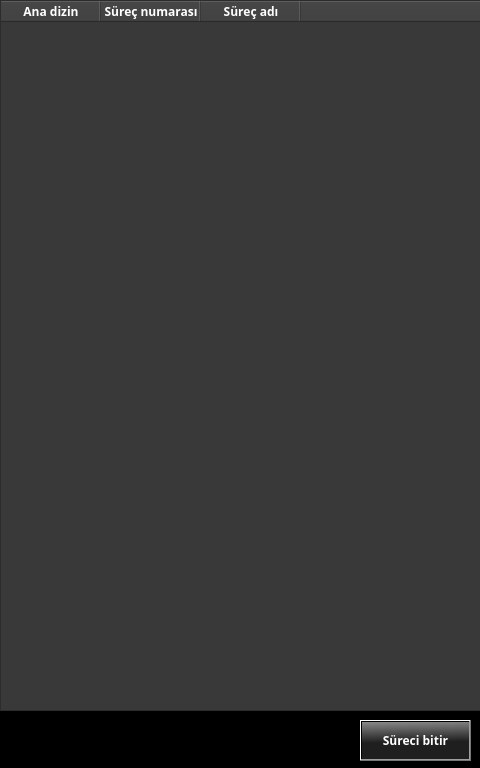
<?xml version="1.0" encoding="UTF-8"?>
<ui version="4.0">
 <class>Form</class>
 <widget class="QWidget" name="Form">
  <property name="geometry">
   <rect>
    <x>0</x>
    <y>0</y>
    <width>480</width>
    <height>768</height>
   </rect>
  </property>
  <property name="windowTitle">
   <string>Form</string>
  </property>
  <property name="styleSheet">
   <string notr="true">background-color:rgb(0, 0, 0)</string>
  </property>
  <widget class="QTableWidget" name="tableWidget">
   <property name="geometry">
    <rect>
     <x>0</x>
     <y>0</y>
     <width>481</width>
     <height>711</height>
    </rect>
   </property>
   <property name="styleSheet">
    <string notr="true">background-color: rgb(57, 57, 57);
color: rgb(255, 255, 255);</string>
   </property>
   <attribute name="horizontalHeaderStretchLastSection">
    <bool>true</bool>
   </attribute>
   <attribute name="verticalHeaderShowSortIndicator" stdset="0">
    <bool>true</bool>
   </attribute>
   <column>
    <property name="text">
     <string>Ana dizin</string>
    </property>
    <property name="font">
     <font>
      <family>Droid Sans</family>
      <bold>true</bold>
     </font>
    </property>
   </column>
   <column>
    <property name="text">
     <string>Süreç numarası</string>
    </property>
    <property name="font">
     <font>
      <family>Droid Sans</family>
      <bold>true</bold>
     </font>
    </property>
   </column>
   <column>
    <property name="text">
     <string>Süreç adı</string>
    </property>
    <property name="font">
     <font>
      <family>Droid Sans</family>
      <bold>true</bold>
     </font>
    </property>
   </column>
   <column>
    <property name="text">
     <string/>
    </property>
   </column>
  </widget>
  <widget class="QPushButton" name="pushButton">
   <property name="geometry">
    <rect>
     <x>360</x>
     <y>720</y>
     <width>111</width>
     <height>41</height>
    </rect>
   </property>
   <property name="font">
    <font>
     <family>Droid Sans</family>
     <bold>true</bold>
    </font>
   </property>
   <property name="styleSheet">
    <string notr="true">background-color: qlineargradient(spread:pad, x1:0.35, y1:0.551227, x2:0.321858, y2:0, stop:0 rgba(31, 31, 31, 255), stop:1 rgba(133, 133, 133, 255));
color: rgb(255, 255, 255);</string>
   </property>
   <property name="text">
    <string>Süreci bitir</string>
   </property>
  </widget>
 </widget>
 <resources/>
 <connections/>
</ui>
